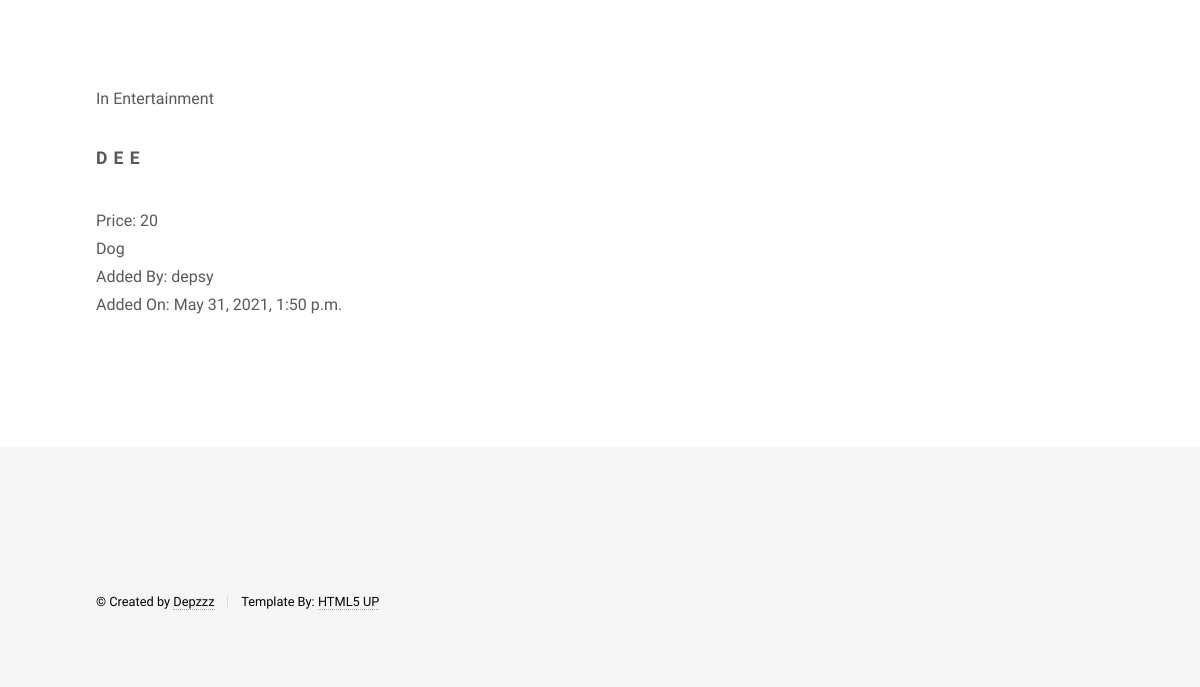
The page /mylistings (signed in, lower part) on the database as committed earlier.
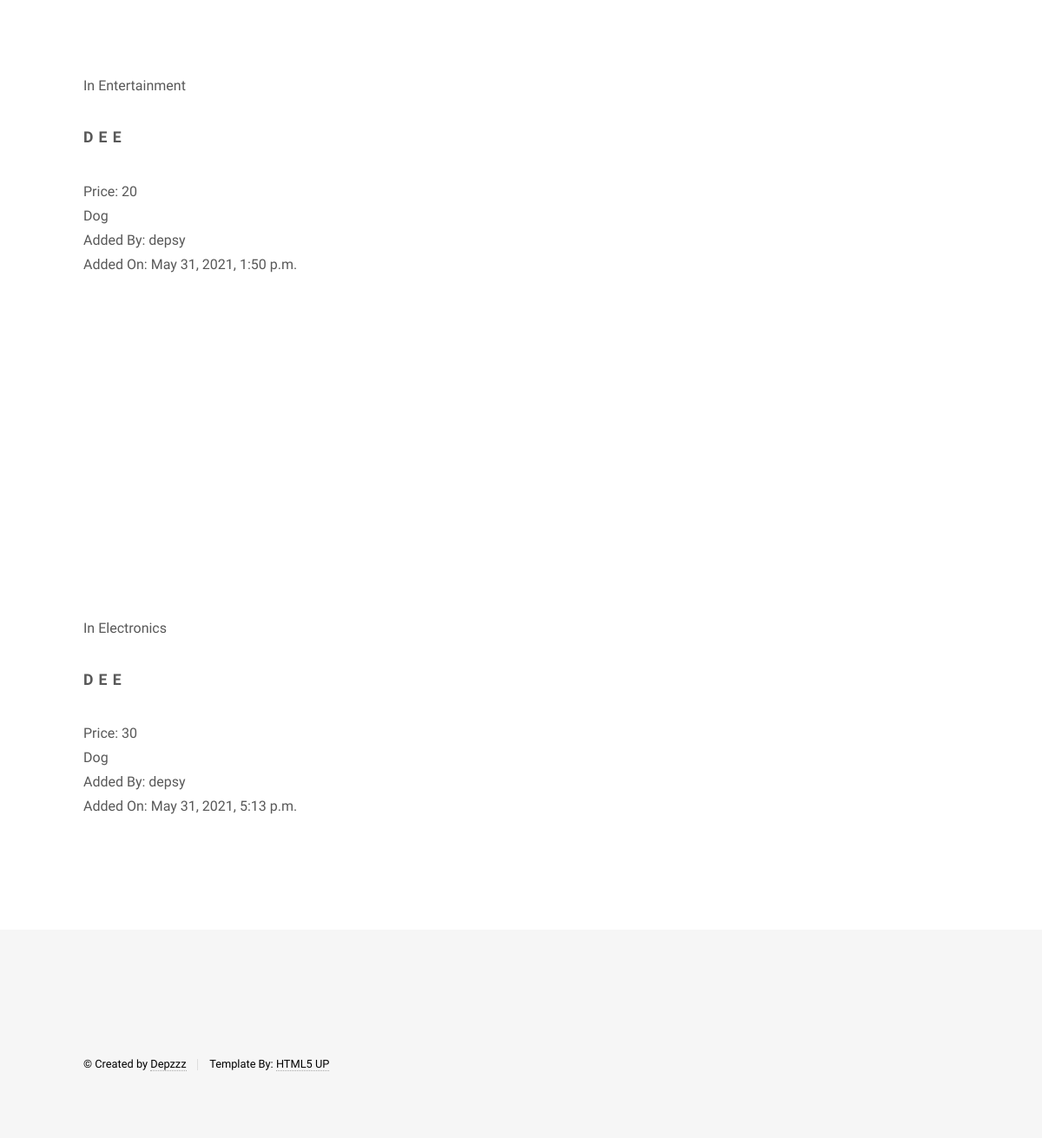
The same page on the database as committed later.
### auctions/models.py (models this page shows)
class listings(models.Model):
    title = models.CharField(max_length=64)
    description = models.CharField(max_length=250)
    owner = models.ForeignKey(User,on_delete=models.CASCADE,related_name="listings")
    current_price = models.PositiveIntegerField()
    image_url = models.URLField(max_length=200)
    category = models.CharField(max_length=13,
                            choices=CATEGORIES,
                            default='GENERAL')
    status = models.CharField(max_length=1,
                            choices=STATUS_CHOICES,
                            default='O')
    added_on = models.DateTimeField(auto_now_add=True)
    winner = models.ForeignKey(User,on_delete=models.CASCADE,related_name="winner",blank=True,null=True)

class User(AbstractUser):
    pass

### auctions/views.py (the view)
# urls.py: path("mylistings",views.my_listings,name="mylistings")
@login_required(login_url='login')
def my_listings(request):
    current_user = User.objects.get(pk=request.user.id)
    listing_ids = listings.objects.filter(owner=current_user).values('id')
    items = listings.objects.filter(id__in=listing_ids)
    context = {
        "items" : items
    }
    return render(request, 'auctions/mylistings.html', context)

### auctions/templates/auctions/mylistings.html (shortened to what this page needs)
{% extends "auctions/layout.html" %}
{% block section %}
        {% for listing in items %}
        <article class="style1">
            <a href="{% url 'view' listing.id %}">
                <p>
                    In {{ listing.get_category_display }}
                </p>
                <h2>{{ listing.title }}</h2>
                <div class="content">
                    <p>
                        Price: {{ listing.current_price }}
                        <br />
                        {{ listing.description|truncatewords:15 }}
                        <br />
                        Added By: {{ listing.owner }}
                        <br />
                        Added On: {{ listing.added_on }}
                    </p>
                </div>
            </a>
        </article>
        {% empty %}
        </section>
            <p>You haven't created any bids.</p>
        {% endfor %}
{% endblock %}

### auctions/templates/auctions/layout.html (shortened to what this page needs)
{% load static %}
<!DOCTYPE html>
<html lang="en">
    <head>
		<link rel="stylesheet" href="{% static 'auctions/css/main.css' %}" />
	</head>
    <body class="is-preload">
        <div id="wrapper">
			<div id="main">
				<div class="inner">
                        {% block section %}
                        {% endblock %}
                </div>
            </div>
            <footer id="footer">
                <div class="inner">
                    <ul class="copyright">
                        <li>&copy; Created by <a href="http://github.com/depzzz/">Depzzz</a></li><li>Template By: <a href="http://html5up.net">HTML5 UP</a></li>
                    </ul>
                </div>
            </footer>
        </div>
	</body>
</html>

### auctions/static/auctions/css/main.css (style rules this page uses)
html, body, div, span, applet, object, iframe, h1, h2, h3, h4, h5, h6, p, blockquote, pre, a, abbr, acronym, address, big, cite, code, del, dfn, em, img, ins, kbd, q, s, samp, small, strike, strong, sub, sup, tt, var, b, u, i, center, dl, dt, dd, ol, ul, li, fieldset, form, label, legend, table, caption, tbody, tfoot, thead, tr, th, td, article, aside, canvas, details, embed, figure, figcaption, footer, header, hgroup, menu, nav, output, ruby, section, summary, time, mark, audio, video { margin: 0; padding: 0; border: 0; font-size: 100%; font: inherit; vertical-align: baseline; }
article, aside, details, figcaption, figure, footer, header, hgroup, menu, nav, section { display: block; }
body { line-height: 1; }
ol, ul { list-style: none; }
body { -webkit-text-size-adjust: none; }
body { -ms-overflow-style: scrollbar; }
html { box-sizing: border-box; }
*, *:before, *:after { box-sizing: inherit; }
body { background: #ffffff; }
body, input, select, textarea { color: #585858; font-family: "Source Sans Pro", Helvetica, sans-serif; font-size: 16pt; font-weight: 300; line-height: 1.75; }
@media screen and (max-width: 1680px) { body, input, select, textarea { font-size: 14pt; } }
@media screen and (max-width: 1280px) { body, input, select, textarea { font-size: 12pt; } }
a { -moz-transition: border-bottom-color 0.2s ease, color 0.2s ease; -webkit-transition: border-bottom-color 0.2s ease, color 0.2s ease; -ms-transition: border-bottom-color 0.2s ease, color 0.2s ease; transition: border-bottom-color 0.2s ease, color 0.2s ease; text-decoration: none; color: #585858; border-bottom: dotted 1px rgba(88, 88, 88, 0.5); }
p { margin: 0 0 2em 0; }
h2, h3, h4, h5, h6 { font-weight: 900; line-height: 1.5; margin: 0 0 2em 0; text-transform: uppercase; letter-spacing: 0.35em; }
h2 { font-size: 1.1em; }
ul { list-style: disc; margin: 0 0 2em 0; padding-left: 1em; }
ul li { padding-left: 0.5em; }
#wrapper { -moz-transition: opacity 0.45s ease; -webkit-transition: opacity 0.45s ease; -ms-transition: opacity 0.45s ease; transition: opacity 0.45s ease; opacity: 1; }
#main { padding: 0em 0 6em 0 ; }
#footer { padding: 5em 0 6em 0 ; background-color: #f6f6f6; }
#footer > .inner { display: -moz-flex; display: -webkit-flex; display: -ms-flex; display: flex; -moz-flex-wrap: wrap; -webkit-flex-wrap: wrap; -ms-flex-wrap: wrap; flex-wrap: wrap; -moz-flex-direction: row; -webkit-flex-direction: row; -ms-flex-direction: row; flex-direction: row; }
#footer > .inner > * > :last-child { margin-bottom: 0; }
#footer > .inner .copyright { width: 100%; padding: 0; margin-top: 5em; list-style: none; font-size: 0.8em; color: #000; }
#footer > .inner .copyright a { color: inherit; }
#footer > .inner .copyright li { display: inline-block; border-left: solid 1px rgba(88, 88, 88, 0.15); line-height: 1; padding: 0 0 0 1em; margin: 0 0 0 1em; }
#footer > .inner .copyright li:first-child { border-left: 0; padding-left: 0; margin-left: 0; }
@media screen and (max-width: 1280px) { #footer { padding: 5em 0 3em 0 ; } }
#wrapper > * > .inner { width: 100%; max-width: 68em; margin: 0 auto; padding: 0 2.5em; }

Rows that differ between the two databases and show on the page:
added listings: category "Electronics", title "DEE", current_price "30", description "Dog", owner "depsy", added_on "May 31, 2021, 5:13 p.m."
